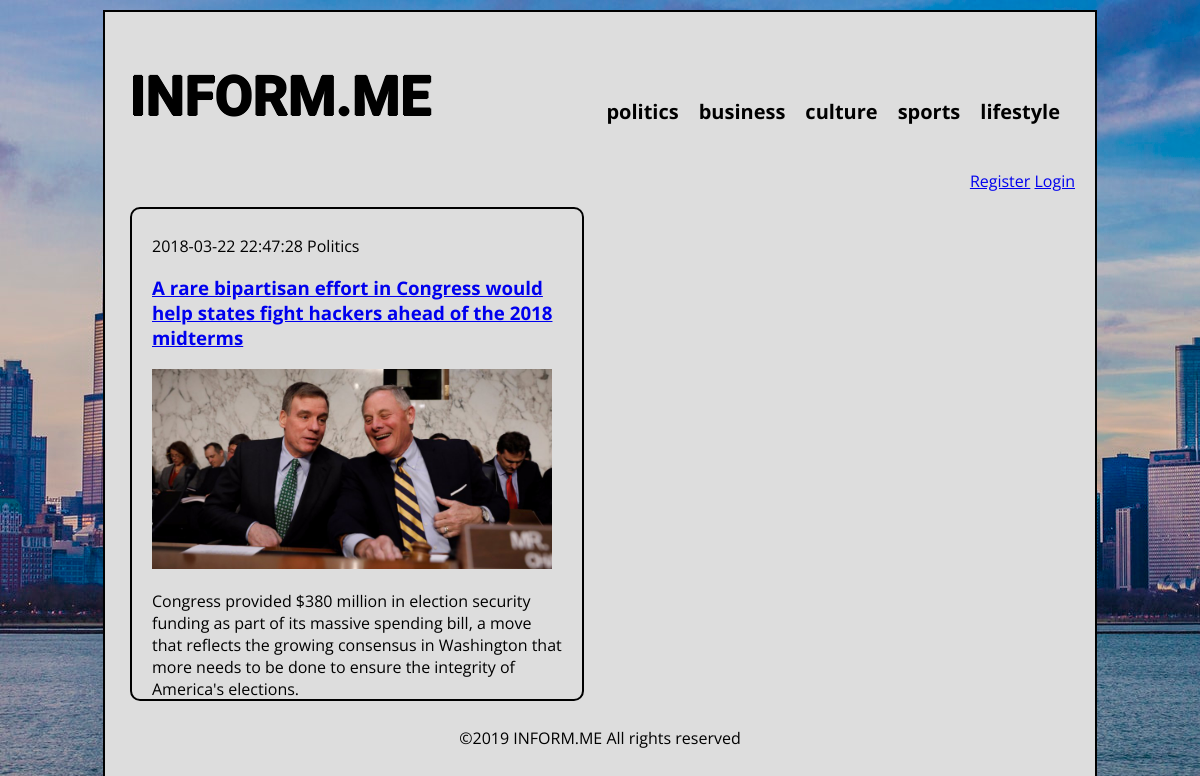
Screenshot of /categories.php?category=politics with the database file from the repository.
### tables this page shows
CREATE TABLE IF NOT EXISTS `categories` (
  `category_id` int(11) NOT NULL,
  `category` varchar(256) NOT NULL,
  PRIMARY KEY (`category_id`)
);

CREATE TABLE IF NOT EXISTS `articles` (
  `id` int(11) NOT NULL AUTO_INCREMENT,
  `category` varchar(256) NOT NULL,
  `title` varchar(256) NOT NULL,
  `text` text NOT NULL,
  `image` varchar(1024) NOT NULL,
  `date` datetime NOT NULL,
  PRIMARY KEY (`id`)
);

### categories.php (the view)
<?php
	include("header.php");
	$category = $_GET['category'];
	$conn = mysqli_connect(DB_HOST,DB_USER,DB_PASS,DB_NAME);
	$query = "SELECT * FROM articles WHERE category='{$category}'";
	$result = mysqli_query($conn, $query);
	for($i=0; $i<=mysqli_num_rows($result);$i++){
		while($row = mysqli_fetch_assoc($result)){
			echo "<article><p>".$row['date']." ".$row['category']."</p><h3><a href='page.php?id=".$row['id']."'>".$row['title']."</a></h3><img src='img/".$row['image']."' width='400' height='200'><p>".$row['text']."</p></article>";
		}
	}
	include("footer.php");
?>

### header.php (shortened to what this page needs)
<!DOCTYPE html>
<html>
<head>
	<link href="style.css" rel="stylesheet" type="text/css">
	</head>
<body>
	<div id="wrapper">
		<header>
			<div id="logo">
				<a href="index.php"><h1>INFORM.ME</h1></a>
			</div>
			<nav>
				<ul>
			<?php
				$conn = mysqli_connect(DB_HOST,DB_USER,DB_PASS,DB_NAME);
				$query = "SELECT * FROM categories";
				$result = mysqli_query($conn, $query);
				for($i=0; $i<=mysqli_num_rows($result);$i++){
					while($row = mysqli_fetch_assoc($result)){
						echo "<li><a href='categories.php?category=".$row['category']."'>".$row['category']."</a></li>";
					}
				}
			?>
				</ul>
			</nav>
			<?php session_start(); if((isset($_SESSION['user_status']) && $_SESSION['user_status'] == true)){ ?>
			<div id="user">
				<span><?php echo "You are logged in, ".$_SESSION['username']."!"; ?></span>
				<a href="user_logout.php">Logout</a>
			</div>
			<?php } else { ?>
				<div id="user">
						<span><a href="user_register.php">Register</a></span>
						<span><a href="user_login.php">Login</a></span>
				</div>
			<?php } ?>
		</header>
		<section>

### style.css (style rules this page uses)
body { margin: 0px; padding: 0px; background-image: url("img/pozadina.jpg"); background-attachment: fixed; font-family: 'Open Sans', sans-serif; }
h1 { font-family: 'Exo 2', sans-serif; text-shadow: -1px 0 #000, 0 1px #000, 1px 0 #000, 0 -1px #000; font-size: 55px; font-weight: 700; }
#logo a:link, a:visited, a:hover, a:active { text-decoration: none; color: #000; }
#wrapper { width: 960px; margin:10px auto; padding:15px; border: 2px solid #000; background: #DDD; }
header { overflow:hidden; }
#logo { float: left; padding-left: 10px; }
nav { float: right; }
nav ul li { float: left; list-style: none; padding: 55px 20px 0 0; font-weight: bold; font-size: 20px; }
nav a:link, a:visited { text-decoration: none; color: #000; }
#user { clear: both; float: right; padding:5px; }
section { margin:0px; overflow: hidden; }
article { float: left; width: 410px; height: 460px; margin: 10px ; padding: 10px 20px 20px 20px; border-radius: 10px; border: 2px solid #000; overflow: hidden; }

### rows the page displays
categories: category "politics"
categories: category "business"
categories: category "culture"
categories: category "sports"
categories: category "lifestyle"
articles: date "2018-03-22 22:47:28", category "Politics", title "A rare bipartisan effort in Congress would help states fight hackers ahead of the 2018 midterms", image (picture), text "Congress provided $380 million in election security funding as part of its massive spending bill, a move that reflects the growing consensus in Washington that more needs to be done to ensure the integrity of America's elections."
